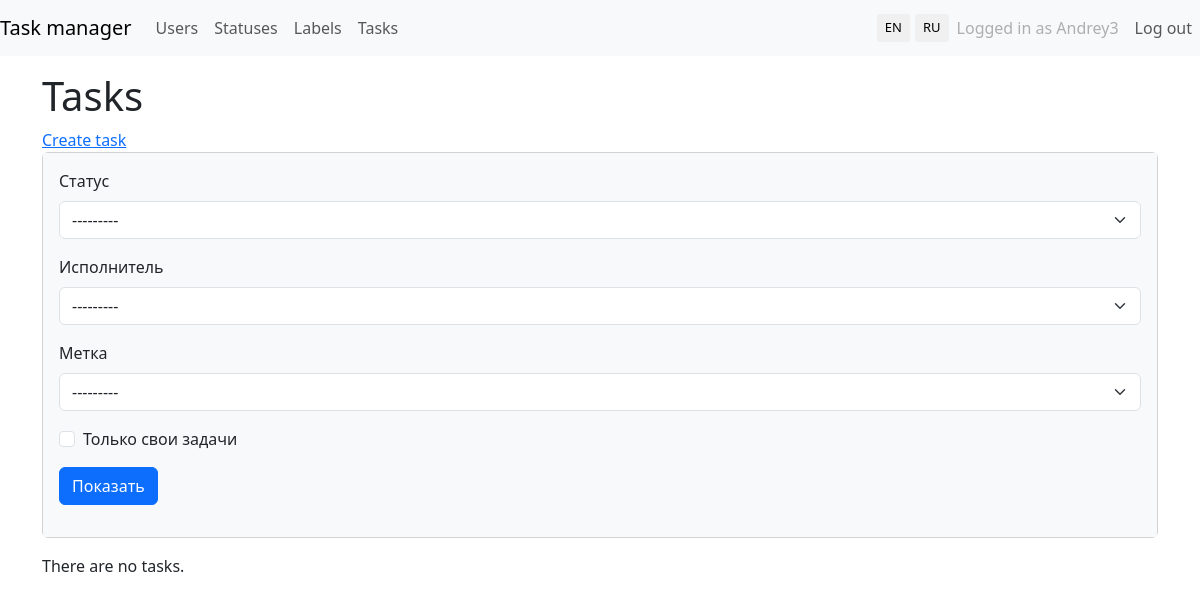
Before: /tasks/ (signed in) with the older database file.
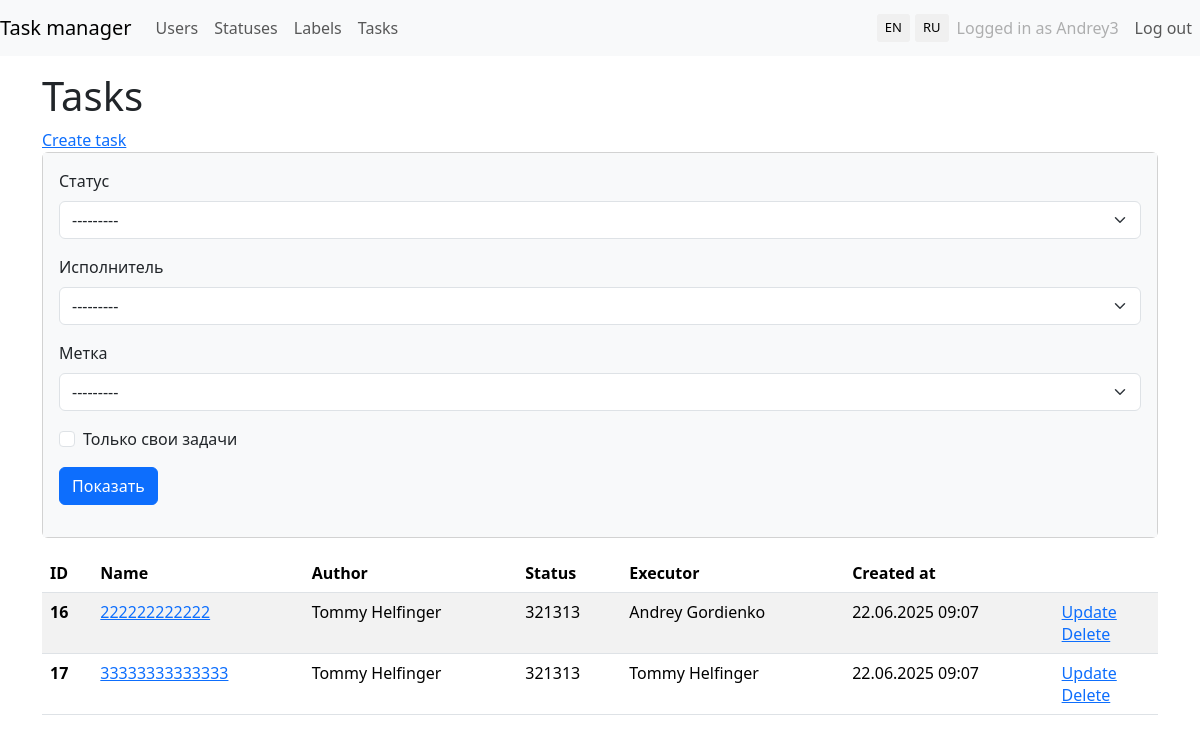
After: the same page with the newer database file.
### task_manager/users/models.py (models this page shows)
class MyUser(AbstractUser):
    created_at = models.DateTimeField(_("Creation date"), auto_now_add=True)
    def __str__(self):
        return self.get_full_name()

### task_manager/tasks/models.py (models this page shows, shortened)
class Task(models.Model):
    name = models.CharField(
        verbose_name="Имя",
        max_length=150,
        null=False,
        blank=False,
        unique=True,
    )
    description = models.TextField(
        verbose_name="Описание",
        blank=True,
    )
    status = models.ForeignKey(Status, on_delete=models.PROTECT, verbose_name="Статус")
    executor = models.ForeignKey(
        MyUser,
        on_delete=models.CASCADE,
        blank=True,
        null=True,
        verbose_name="Исполнитель",
        related_name="executors",
    )
    author = models.ForeignKey(
        MyUser,
        on_delete=models.CASCADE,
        verbose_name="Автор",
        related_name="authors",
    )
    labels = models.ManyToManyField(
        Label,
        blank=True,
        verbose_name="Метки",
        related_name="labels",
        through="TaskLabels",
    )
    created_at = models.DateTimeField(
        verbose_name="Дата создания",
        auto_now_add=True,
    )
    class Meta:
        verbose_name = "Task"
        verbose_name_plural = "Tasks"

### task_manager/statuses/models.py (models this page shows)
class Status(models.Model):
    name = models.CharField(max_length=100, unique=True)
    created_at = models.DateTimeField(auto_now_add=True)
    def __str__(self):
        return self.name

### task_manager/tasks/views.py (the view)
# urls.py: path("", TaskListView.as_view(), name="task_list"),
class TaskListView(LoginRequiredMixin, FilterView):
    model = Task
    context_object_name = "task_list"
    template_name = "tasks/task_list.html"
    filterset_class = TaskFilter

### task_manager/labels/models.py (called while the page is built)
    def __str__(self):
        return self.name

### task_manager/templates/tasks/task_list.html (shortened to what this page needs)
{% extends "task_manager/base.html" %}
{% load i18n %}
{% load django_bootstrap5 %}
{% block content %}
<div class="mt-4">
    <h1 class="mt-1">{% translate "Tasks" %}</h1>
    <a href="{% url 'tasks:create_task' %}">{% translate 'Create task' %}</a>
    <div class="card mb-3">
        <div class="card-body bg-light">
            <form class="form-inline center" method="get">
                {% bootstrap_field filter.form.status field_class='ml-2 mr-3' %}
                {% bootstrap_field filter.form.executor field_class='mr-3 ml-2' %}
                {% bootstrap_field filter.form.labels field_class='mr-3 ml-2' %}
                {% bootstrap_field filter.form.self_tasks field_class='mr-3' %}
                <input class="btn btn-primary" type="submit" value="Показать">
            </form>
        </div>
    </div>
    {% if task_list %}
    <table class="table table-striped">
        <thead>
            <tr>
                <th scope="col">ID</th>
                <th scope="col">{% translate "Name" %}</th>
                <th scope="col">{% translate "Author" %}</th>
                <th scope="col">{% translate "Status" %}</th>
                <th scope="col">{% translate "Executor" %}</th>
                <th scope="col">{% translate "Created at" %}</th>
                <th scope="col"></th>
            </tr>
        </thead>
        <tbody>
            {% for task in task_list %}
            <tr>
                <th scope="row"> {{ task.id }}</th>
                <td>
                    <a href="{% url 'tasks:detail_task' task.pk %}">{{ task.name }}</a>
                </td>
                <td>{{ task.author }}</td>
                <td>{{ task.status }}</td>
                <td>{{ task.executor }}</td>
                <td>{{ task.created_at|date:"d.m.Y H:i" }}</td>
                <td>
                    <a href="{% url 'tasks:update_task' task.pk %}">{% translate 'Update' %}</a>
                    <br>
                    <a href="{% url 'tasks:delete_task' task.pk %}">{% translate 'Delete' %}</a>
                </td>
            </tr>
            {% endfor %}
        </tbody>
    </table>
    {% else %}
    <p>There are no tasks.</p>
    {% endif %}
    {% endblock %}

### task_manager/templates/task_manager/base.html (shortened to what this page needs)
{% load django_bootstrap5 %}
{% load i18n %}
{% get_current_language as LANGUAGE_CODE %}
{% bootstrap_css %}
<!doctype html>
<html lang="{{ LANGUAGE_CODE }}" class="h-100">
{% block header %}
<head>
</head>
{% endblock %}
{% block navbar %}
<body class="d-flex flex-column h-100">
    <header>
        <nav class="navbar navbar-expand-md navbar-light fixed-top bg-light">
            <a class="navbar-brand" href="{% url 'index' %}">{% translate "Task manager" %}</a>
            <div class="collapse navbar-collapse" id="navbarCollapse">
                <ul class="navbar-nav mr-auto">
                    <li class="nav-item">
                        <a class="nav-link" href="{% url 'users:user_list' %}">{% translate "Users" %}</a>
                    </li>
                    {% if user.is_authenticated %}
                    <li class="nav-item">
                        <a class="nav-link" href="{% url 'statuses:status_list' %}">{% translate "Statuses" %}</a>
                    </li>
                    <li class="nav-item">
                        <a class="nav-link" href="{% url 'labels:label_list' %}">{% translate "Labels" %}</a>
                    </li>
                    <li class="nav-item">
                        <a class="nav-link" href="{% url 'tasks:task_list' %}">{% translate "Tasks" %}</a>
                    </li>
                    {% endif %}
                </ul>
            </div>
<div class="language-switcher">
  <form action="{% url 'set_language' %}" method="post" style="margin:0;">
    <button type="submit" name="language" value="en">EN</button>
  </form>
  <form action="{% url 'set_language' %}" method="post" style="margin:0;">
    <button type="submit" name="language" value="ru">RU</button>
  </form>
</div>
            <div class="collapse navbar-collapse flex-grow-0" id="navbarSupportedContent">
                <ul class="navbar-nav text-right">
                    {% if not user.is_authenticated %}
                    <li class="nav-item active ">
                        <a class="nav-link" href="{% url 'login' %}">{% translate "Log in" %}</a>
                    </li>
                    <li class="nav-item active">
                        <a class="nav-link" href="{% url 'users:create_user' %}">{% translate "Sign up" %}</a>
                    </li>
                    {% else %}
                    <li class="nav-item">
                        <a class="nav-link disabled" href="#" tabindex="-1" aria-disabled="true">
                            {% translate "Logged in as" %}
                            {{user.username }}</a>
                    </li>
                    <li class="nav-item active">
                        <a class="nav-link" href="{% url 'logout' %}">{% translate "Log out" %}</a>
                    </li>
                    {% endif %}
                </ul>
            </div>
        </nav>
    </header>
    {% endblock %}
    <main role="main" class="flex-shrink-0 mt-5">
        <div class="container">
            {% block content %}{% endblock %}
        </div>
    </main>
</html>

### task_manager/templates/task_manager/base.html (style rules this page uses)
.language-switcher { display: flex; gap: 5px; align-items: center; }
.language-switcher button { font-size: small; padding: 4px 8px; border: none; background-color: #f0f0f0; cursor: pointer; border-radius: 3px; transition: background-color 0.2s; }

Changed rows visible on the page:
added Task: id "16", name "222222222222", author "Tommy Helfinger", status "321313", executor "Andrey Gordienko", created_at "22.06.2025 09:07"
added Task: id "17", name "33333333333333", author "Tommy Helfinger", status "321313", executor "Tommy Helfinger", created_at "22.06.2025 09:07"
Other visible differences:
text no longer shown: "There are no tasks."
text now shown: "ID Name Author Status Executor Created at"
